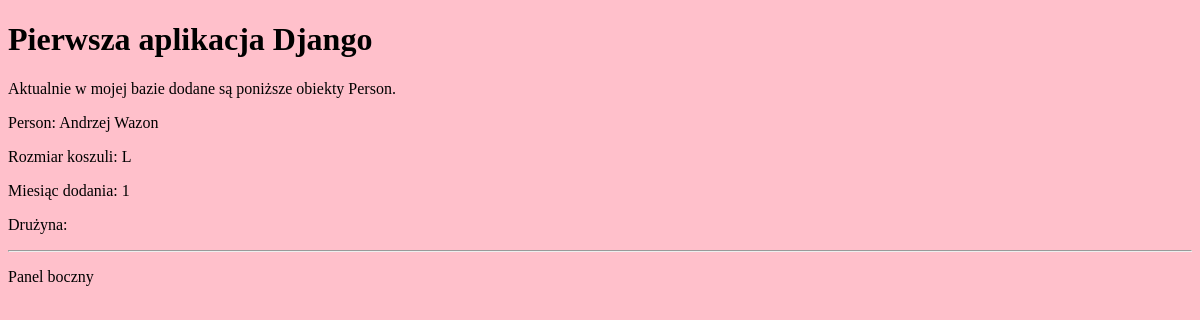
The page /folder_aplikacji/persons_html/ on the database as committed earlier.
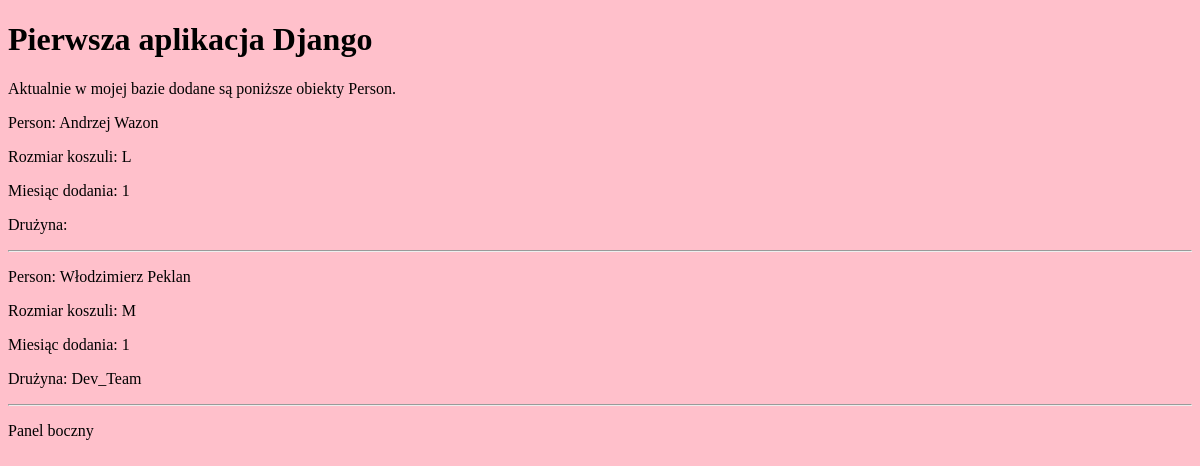
The same page on the database as committed later.
### folder_aplikacji/models.py (models this page shows, shortened)
class Person(models.Model):
    name = models.CharField(max_length=60)
    pseudonim = models.CharField(max_length=80, default="")
    shirt_size = models.CharField(max_length=1, choices=SHIRT_SIZES, default=SHIRT_SIZES[0][0])
    month_added = models.IntegerField(choices=MONTHS.choices, default=MONTHS.choices[0][0])
    team = models.ForeignKey(Team, null=True, blank=True, on_delete=models.SET_NULL)

class Team(models.Model):
    name = models.CharField(max_length=60)
    country = models.CharField(max_length=2)

### folder_aplikacji/views.py (the view)
# urls.py: path("persons_html/", views.person_list_html),
def person_list_html(request):
    persons = Person.objects.all()
    return render(request,
                  "folder_aplikacji/person/list.html",
                  {'persons': persons})

### folder_aplikacji/templates/folder_aplikacji/person/list.html (shortened to what this page needs)
{% extends "folder_aplikacji/base.html" %}
{% block content %}
Aktualnie w mojej bazie dodane są poniższe obiekty Person.
{% for person in persons %}
<p>Person: {{ person.name }}</p>
<p>Rozmiar koszuli: {{ person.shirt_size }}</p>
<p>Miesiąc dodania: {{ person.month_added }}</p>
<p>Drużyna: {{ person.team.name }}</p>
<hr>
{% endfor %}
{% endblock %}

### folder_aplikacji/templates/folder_aplikacji/base.html (shortened to what this page needs)
{% load static %}
<!DOCTYPE html>
<html>
    <head>
        <link href="{% static "css/folder_aplikacji.css" %}" rel="stylesheet">
    </head>
    <body>
        <div id="header" >
            <h1> Pierwsza aplikacja Django </h1>
        </div>
        <div id="content">
            {% block content %}
            {% endblock %}
        </div>
        <div id="sidebar">
            <p>Panel boczny</p>
        </div>
    </body>
</html>

### folder_aplikacji/static/css/folder_aplikacji.css (style rules this page uses)
body { background-color: pink; }

Rows that differ between the two databases and show on the page:
added Person: name "Włodzimierz Peklan", shirt_size "M", month_added "1", team.name "Dev_Team"
